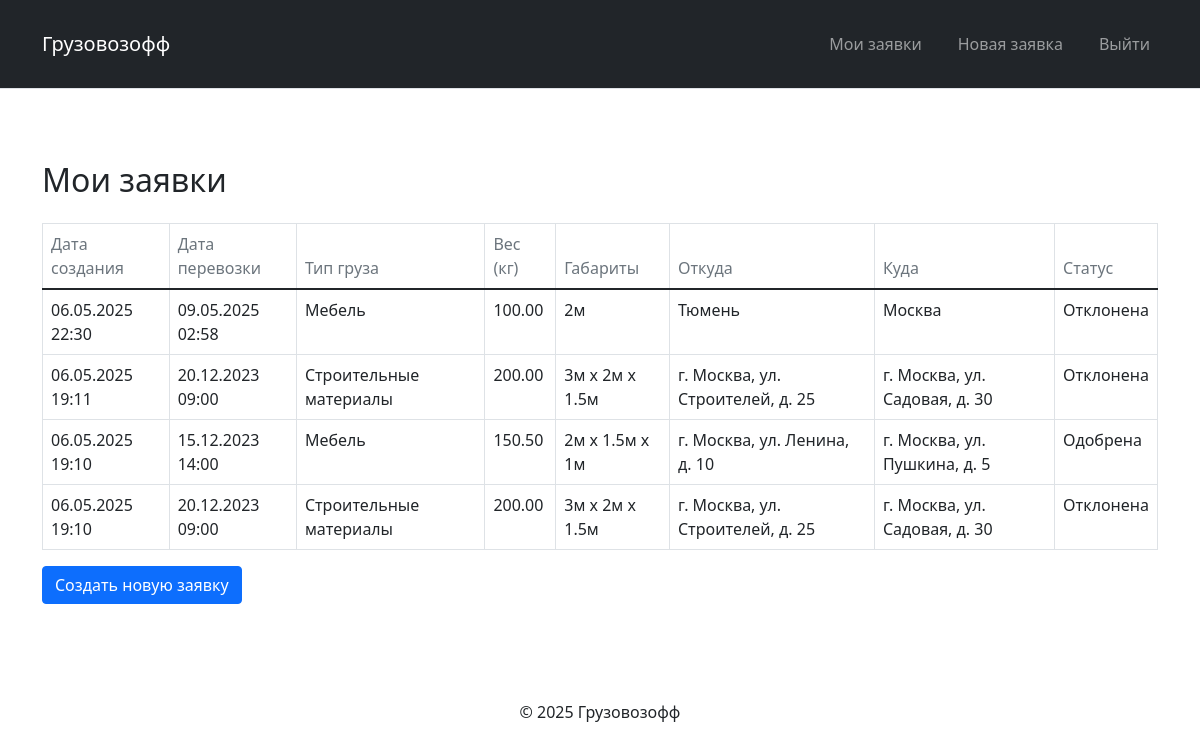
Page /orders.php (signed in) on the committed database.
### tables this page shows
CREATE TABLE `orders` (
  `id` int(11) NOT NULL,
  `user_id` int(11) NOT NULL,
  `date_time` datetime NOT NULL,
  `weight` decimal(10,2) NOT NULL,
  `dimensions` varchar(50) NOT NULL,
  `cargo_type` varchar(50) NOT NULL,
  `from_address` varchar(200) NOT NULL,
  `to_address` varchar(200) NOT NULL,
  `status` enum('pending','approved','rejected') DEFAULT 'pending',
  `created_at` timestamp NULL DEFAULT CURRENT_TIMESTAMP
);

### includes/functions.php (called while the page is built, shortened)
<?php
function isLoggedIn() {
    return isset($_SESSION['user_id']);
}
?>

### orders.php (the view, shortened to what this page needs)
<?php
require_once 'includes/db.php';
require_once 'includes/functions.php';
$stmt = $db->prepare("SELECT * FROM orders WHERE user_id = ? ORDER BY created_at DESC");
$stmt->execute([$_SESSION['user_id']]);
$orders = $stmt->fetchAll();
include 'templates/header.php';
?>
<div class="container">
    <h2>Мои заявки</h2>
    <?php if (empty($orders)): ?>
        <div class="alert alert-info">У вас пока нет заявок</div>
    <?php else: ?>
        <div class="table-responsive">
            <table class="table table-bordered">
                <thead class="thead-dark">
                    <tr>
                        <th>Дата создания</th>
                        <th>Дата перевозки</th>
                        <th>Тип груза</th>
                        <th>Вес (кг)</th>
                        <th>Габариты</th>
                        <th>Откуда</th>
                        <th>Куда</th>
                        <th>Статус</th>
                    </tr>
                </thead>
                <tbody>
                    <?php foreach ($orders as $order): ?>
                    <tr>
                        <td><?= date('d.m.Y H:i', strtotime($order['created_at'])) ?></td>
                        <td><?= date('d.m.Y H:i', strtotime($order['date_time'])) ?></td>
                        <td><?= htmlspecialchars($order['cargo_type']) ?></td>
                        <td><?= $order['weight'] ?></td>
                        <td><?= htmlspecialchars($order['dimensions']) ?></td>
                        <td><?= htmlspecialchars($order['from_address']) ?></td>
                        <td><?= htmlspecialchars($order['to_address']) ?></td>
                        <td class="status-<?= $order['status'] ?>">
                            <?= $order['status'] === 'pending' ? 'На рассмотрении' :
                               ($order['status'] === 'approved' ? 'Одобрена' : 'Отклонена') ?>
                        </td>
                    </tr>
                    <?php endforeach; ?>
                </tbody>
            </table>
        </div>
    <?php endif; ?>
    <a href="/create_order.php" class="btn btn-primary">Создать новую заявку</a>
</div>
<?php include 'templates/footer.php'; ?>

### templates/header.php (shortened to what this page needs)
<!DOCTYPE html>
<html lang="ru">
<head>
    <link href="/assets/css/style.css" rel="stylesheet">
    <link href="https://cdn.jsdelivr.net/npm/bootstrap@5.1.3/dist/css/bootstrap.min.css" rel="stylesheet">
</head>
<body>
    <nav class="navbar navbar-expand-lg navbar-dark bg-dark">
        <div class="container">
            <a class="navbar-brand" href="/index.php"><?= SITE_NAME ?></a>
            <div class="navbar-nav">
                <?php if (isLoggedIn()): ?>
                    <a class="nav-link" href="/orders.php">Мои заявки</a>
                    <a class="nav-link" href="/create_order.php">Новая заявка</a>
                    <a class="nav-link" href="/logout.php">Выйти</a>
                <?php else: ?>
                    <a class="nav-link" href="/register.php">Регистрация</a>
                    <a class="nav-link" href="/login.php">Вход</a>
                <?php endif; ?>
            </div>
        </div>
    </nav>
    <div class="container mt-4"></div>

### templates/footer.php (shortened to what this page needs)
    <footer class="mt-5 py-3">
        <div class="container text-center">
            &copy; <?= date('Y') ?> <?= SITE_NAME ?>
        </div>
    </footer>
</body>
</html>

### assets/css/style.css (style rules this page uses)
:root { --bg: #ffffff; --surface: #f8f9fa; --text: #212529; --text-secondary: #6c757d; --primary: #0d6efd; --primary-hover: #0b5ed7; --border: #dee2e6; --success: #198754; --error: #dc3545; --radius: 6px; --gap: 16px; }
* { margin: 0; padding: 0; box-sizing: border-box; }
body { font-family: system-ui, -apple-system, "Segoe UI", Roboto, sans-serif; background: var(--bg); color: var(--text); line-height: 1.5; padding: 0; margin: 0; }
.container { width: 100%; max-width: 1200px; padding: var(--gap); margin: 0 auto; }
.navbar { background: var(--surface); padding: 12px 0; border-bottom: 1px solid var(--border); }
.navbar-brand { font-weight: 500; color: var(--text); text-decoration: none; font-size: 1.1rem; }
.nav-link { color: var(--text-secondary); text-decoration: none; margin-left: 20px; transition: color 0.2s; }
.btn { display: inline-block; padding: 10px 16px; background: var(--primary); color: white; border: none; border-radius: var(--radius); font-size: 1rem; cursor: pointer; transition: background 0.2s; }
.table { width: 100%; border-collapse: collapse; margin: var(--gap) 0; }
.table th, .table td { padding: 12px; text-align: left; border-bottom: 1px solid var(--border); }
.table th { background: var(--surface); color: var(--text-secondary); font-weight: 500; }

### rows in the picture
orders: created_at "06.05.2025 22:30", date_time "09.05.2025 02:58", cargo_type "Мебель", weight "100.00", dimensions "2м", from_address "Тюмень", to_address "Москва", status "Отклонена"
orders: created_at "06.05.2025 19:11", date_time "20.12.2023 09:00", cargo_type "Строительные материалы", weight "200.00", dimensions "3м x 2м x 1.5м", from_address "г. Москва, ул. Строителей, д. 25", to_address "г. Москва, ул. Садовая, д. 30", status "Отклонена"
orders: created_at "06.05.2025 19:10", date_time "15.12.2023 14:00", cargo_type "Мебель", weight "150.50", dimensions "2м x 1.5м x 1м", from_address "г. Москва, ул. Ленина, д. 10", to_address "г. Москва, ул. Пушкина, д. 5", status "Одобрена"
orders: created_at "06.05.2025 19:10", date_time "20.12.2023 09:00", cargo_type "Строительные материалы", weight "200.00", dimensions "3м x 2м x 1.5м", from_address "г. Москва, ул. Строителей, д. 25", to_address "г. Москва, ул. Садовая, д. 30", status "Отклонена"

### other values in the picture
SITE_NAME "Грузовозофф"
